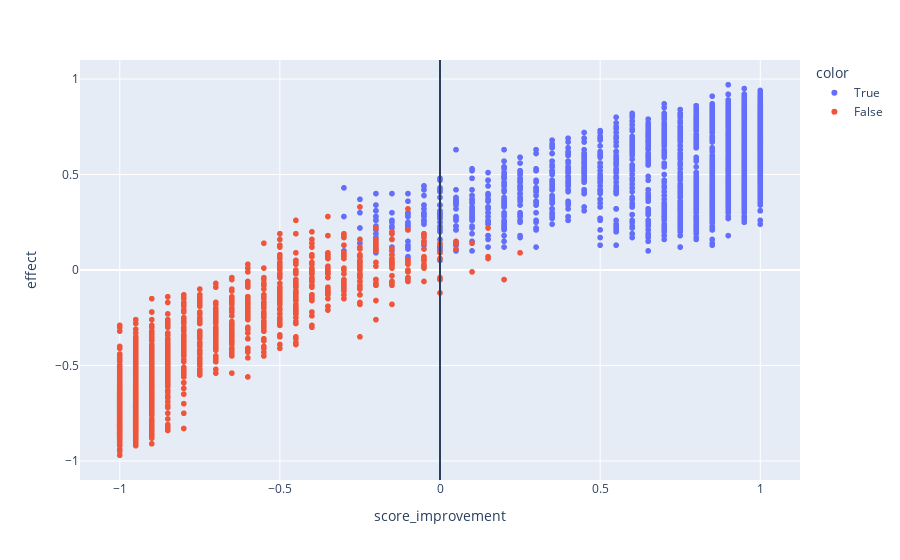

The code cell stored with this chart in its notebook:
### Code cell
fig = px.scatter(x=data['score_improvement'] ,y=data['Y1'] - data['Y0'], color=data['D'], labels=dict(x="score_improvement", y="effect"), hover_data={'score_improvement': data['score_improvement'], 'score_distance_act': data['score_distance_act'], 'score_improvement_act': data['score_improvement_act']}) 
fig.add_vline(x=params['treatment_improvement'])

### Figure 1 — Plotly figure (JSON) as saved in the notebook; plotly's stock layout.template omitted (floating-point values rounded to 4 significant figures; data arrays with more than 128 entries replaced by an {"elided": "..."} marker saying what was removed)
{"data": [{"customdata": {"elided": "2912x3 float values"}, "hovertemplate": "color=True<br>score_improvement=%{customdata[0]}<br>effect=%{y}<br>score_distance_act=%{customdata[1]}<br>score_improvement_act=%{customdata[2]}<extra></extra>", "legendgroup": "True", "marker": {"color": "#636efa", "symbol": "circle"}, "mode": "markers", "name": "True", "showlegend": true, "type": "scattergl", "x": {"elided": "2912 float values"}, "xaxis": "x", "y": {"elided": "2912 float values"}, "yaxis": "y"}, {"customdata": {"elided": "2088x3 float values"}, "hovertemplate": "color=False<br>score_improvement=%{customdata[0]}<br>effect=%{y}<br>score_distance_act=%{customdata[1]}<br>score_improvement_act=%{customdata[2]}<extra></extra>", "legendgroup": "False", "marker": {"color": "#EF553B", "symbol": "circle"}, "mode": "markers", "name": "False", "showlegend": true, "type": "scattergl", "x": {"elided": "2088 float values"}, "xaxis": "x", "y": {"elided": "2088 float values"}, "yaxis": "y"}], "layout": {"legend": {"title": {"text": "color"}, "tracegroupgap": 0}, "margin": {"t": 60}, "shapes": [{"type": "line", "x0": 0, "x1": 0, "xref": "x", "y0": 0, "y1": 1, "yref": "y domain"}], "xaxis": {"anchor": "y", "domain": [0, 1], "title": {"text": "score_improvement"}}, "yaxis": {"anchor": "x", "domain": [0, 1], "title": {"text": "effect"}}}}
